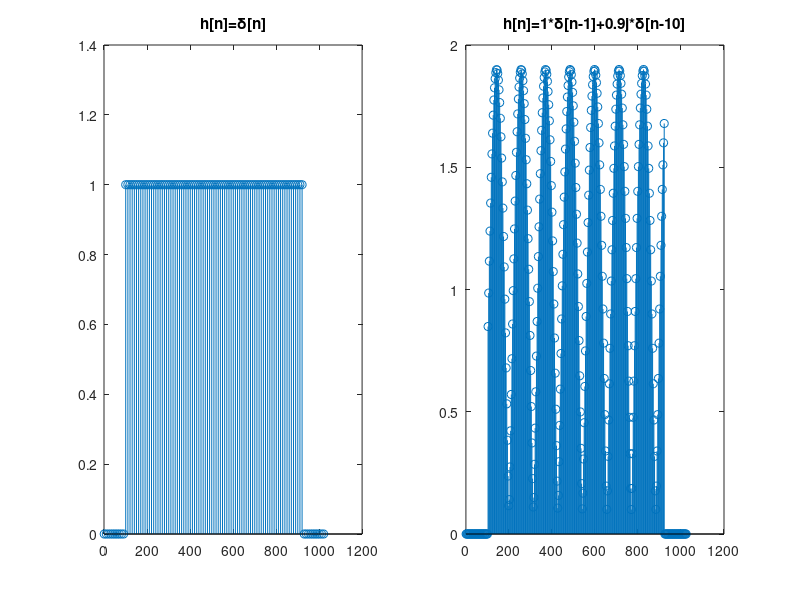
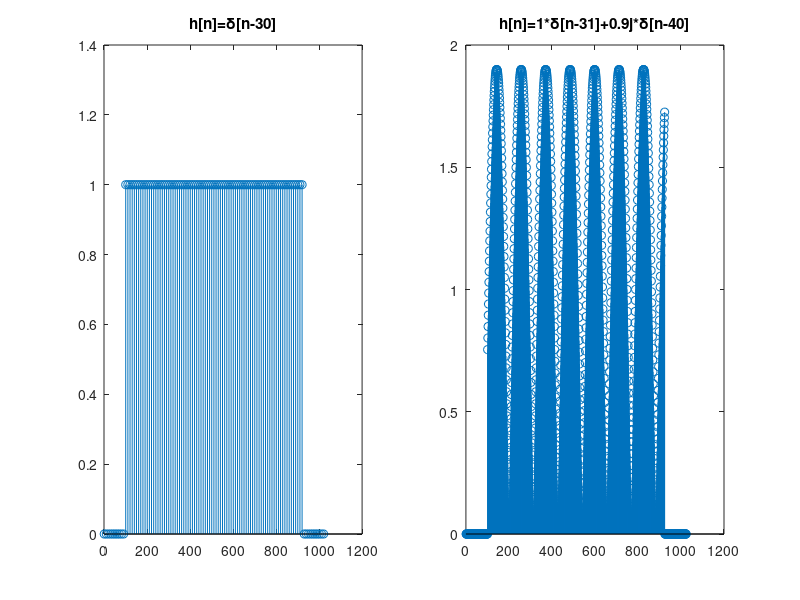
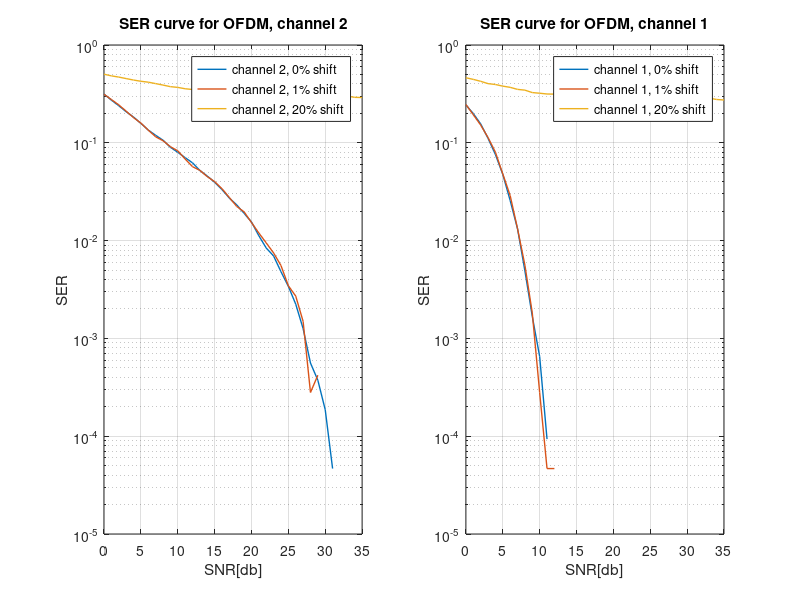

Reproduce these figures in MATLAB, in order.
function ex3

    % Consts
    DATA_SIZE = 2048;
    FFT_SIZE = 1024;
    NOISE_POWER = 0.1;
        
    % Not all the bit stream will actually be used
    bit_stream = generateData(DATA_SIZE);
    symbols = bi2de(reshape(bit_stream, round(length(bit_stream)/2), 2));
    source_ofdm = qammod(symbols, 4)/sqrt(2);

    % Inserting guard band
    source_ofdm(1:100) = 0;
    source_ofdm(end-100+1:end) = 0;
    y1 = ifft(source_ofdm);
    len = size(y1, 1);
    gi = round(len/8);

    % Add guard interval
    gi_y = zeros(len+gi, 1);
    gi_y(1:gi) = y1(end-gi+1:end);
    gi_y(gi+1:end) = y1;

    received_signal1 = gi_y;

    % Removing guard interval
    received_signal1 = received_signal1(gi+1:end);
    received_ofdm1 = fft(received_signal1);        
    received_ofdm_symbols1 = qamdemod(received_ofdm1, 4);
    % Demodulate
    received_bit_stream1 = reshape(de2bi(received_ofdm_symbols1), DATA_SIZE, 1)';
    pilot1 = source_ofdm(101:end-100)./received_ofdm1(101:end-100);


    received_signal2 = channel2(gi_y);
    % Removing guard interval
    [received_ofdm_symbols2, received_ofdm_values2] = receiveSignal(received_signal2, gi);

    % Demodulate
    received_bit_stream2 = reshape(de2bi(received_ofdm_symbols2), DATA_SIZE, 1)';
    pilot2 = source_ofdm(101:end-100)./received_ofdm_values2(101:end-100);        

    figure;
    subplot(1,2,1);
    xlabel('Subcarrier');
    ylabel('|b_k|');
    stem([1:10:length(received_ofdm1)], abs(received_ofdm1(1:10:end)));
    title('h[n]=\delta[n]');
    subplot(1,2,2);
    xlabel('Subcarrier');
    ylabel('|b_k|');
    stem([1:3:length(received_ofdm_values2)], abs(received_ofdm_values2(1:3:end)));
    title('h[n]=1*\delta[n-1]+0.9j*\delta[n-10]');


    received_signal3 = channel1(gi_y);
    received_signal3 = delaySignal(received_signal3, 30);
    [received_ofdm_symbols3, received_ofdm_values3] = receiveSignal(received_signal3, gi);
    received_signal4 = channel2(gi_y);
    received_signal4 = delaySignal(received_signal4, 30);
    [received_ofdm_symbols4, received_ofdm_values4] = receiveSignal(received_signal4, gi);

    figure;
    subplot(1,2,1);
    xlabel('Subcarrier');
    ylabel('|b_k|');
    stem([1:10:length(received_ofdm_values3)], abs(received_ofdm_values3(1:10:end)));
    title('h[n]=\delta[n-30]');
    subplot(1,2,2);
    xlabel('Subcarrier');
    ylabel('|b_k|');
    stem([1:length(received_ofdm_values4)], abs(received_ofdm_values4(1:end)));
    title('h[n]=1*\delta[n-31]+0.9j*\delta[n-40]');

    
    offsets = [0, 0.01, 0.2];
    snrs = [0:1:35];
    snr_to_matches5 = zeros(length(offsets), length(snrs), 2);
    snr_to_matches6 = zeros(length(offsets), length(snrs), 2);
    for offset_i=[1:length(offsets)]
        offset_values = zeros(length(offsets), 1);
        offset_values = exp(-1i*2*pi*offsets(offset_i)*[0:FFT_SIZE-1]/FFT_SIZE)';
        for snr_i=[1:length(snrs)]
            matches5 = 0;
            matches6 = 0;
            for i=[1:26]
                bit_stream = generateData(DATA_SIZE);
                symbols = bi2de(reshape(bit_stream, round(length(bit_stream)/2), 2));
                source_ofdm = qammod(symbols, 4)/sqrt(2);

                 % Inserting guard band
                source_ofdm(1:100) = 0;
                source_ofdm(end-100+1:end) = 0;
                y1 = ifft(source_ofdm);
                len = size(y1, 1);
                gi = round(len/8);

                % Add guard interval
                gi_y = zeros(len+gi, 1);
                gi_y(1:gi) = y1(end-gi+1:end);
                gi_y(gi+1:end) = y1;


                received_signal5 = channel1(gi_y);
                received_signal5 = addNoiseToSignal(received_signal5, snrs(snr_i));
                [received_ofdm_symbols5, received_ofdm_values5] = receiveSignalAddOffset(received_signal5, gi, offset_values);
                received_ofdm_values5 = received_ofdm_values5(101:end-100).*pilot1;
                received_ofdm_symbols5 = qamdemod(received_ofdm_values5, 4);
                matches5 = matches5 + sum(received_ofdm_symbols5 == symbols(101:end-100));
                
                received_signal6 = channel2(gi_y);
                received_signal6 = addNoiseToSignal(received_signal6, snrs(snr_i));
                [received_ofdm_symbols6, received_ofdm_values6] = receiveSignalAddOffset(received_signal6, gi, offset_values);
                received_ofdm_values6 = received_ofdm_values6(101:end-100).*pilot2;
                received_ofdm_symbols6 = qamdemod(received_ofdm_values6, 4);
                matches6 = matches6 + sum(received_ofdm_symbols6 == symbols(101:end-100));
            end
            
            snr_to_matches5(offset_i, snr_i, :) = [snrs(snr_i), matches5/(length(received_ofdm_symbols5)*26)];
            snr_to_matches6(offset_i, snr_i, :) = [snrs(snr_i), matches6/(length(received_ofdm_symbols6)*26)];

        end
        
    end
    
    figure;
    subplot(1,2,1);
    semilogy(snr_to_matches6(1,:,1), 1-snr_to_matches6(1,:,2), 'LineWidth', 1);
    grid on;
    hold on;
    semilogy(snr_to_matches6(2,:,1), 1-snr_to_matches6(2,:,2), 'LineWidth', 1);
    semilogy(snr_to_matches6(3,:,1), 1-snr_to_matches6(3,:,2), 'LineWidth', 1);
    legend('channel 2, 0% shift', 'channel 2, 1% shift', 'channel 2, 20% shift');
    title('SER curve for OFDM, channel 2');
    xlabel('SNR[db]');
    ylabel('SER');
    
    subplot(1,2,2);
    semilogy(snr_to_matches5(1,:,1), 1-snr_to_matches5(1,:,2), 'LineWidth', 1);
    grid on;
    hold on;
    semilogy(snr_to_matches5(2,:,1), 1-snr_to_matches5(2,:,2), 'LineWidth', 1);
    semilogy(snr_to_matches5(3,:,1), 1-snr_to_matches5(3,:,2), 'LineWidth', 1);
    legend('channel 1, 0% shift', 'channel 1, 1% shift', 'channel 1, 20% shift');
    title('SER curve for OFDM, channel 1');
    xlabel('SNR[db]');
    ylabel('SER');
    
end



function [ofdmSymbols, ofdmValues] = receiveSignal(signal, gi)
    received_signal = signal(gi+1:end);
    received_ofdm = fft(received_signal);
    ofdmSymbols = qamdemod(received_ofdm, 4);
    ofdmValues = received_ofdm;
end


function [ofdmSymbols, ofdmValues] = receiveSignalAddOffset(signal, gi, offsets)
    received_signal = signal(gi+1:end).*offsets;
    received_ofdm = fft(received_signal);
    ofdmSymbols = qamdemod(received_ofdm, 4);
    ofdmValues = received_ofdm;
end


function noisySignal = addNoiseToSignal(signal, snr)
    noisySignal = awgn(signal, snr, 'measured');
end

function intervaledSignal = delaySignal(signal, delay)
    len = length(signal);
    intervaledSignal = zeros(len, 1);
    intervaledSignal(delay+1:end) = signal(1:end-delay);
    
end


function outputSignal = channel1(signal)
    outputSignal = signal;
end

function outputSignal = channel2(signal)
    len = length(signal);
    outputSignal = zeros(len, 1);
    outputSignal(2:end) = outputSignal(2:end) + 1*signal(1:end-1);
    outputSignal(11:end) = outputSignal(11:end) + 0.9j*signal(1:end-10);
end

function generatedBitStream = generateData(length)    
    generatedBitStream = round(rand(1, length));
end